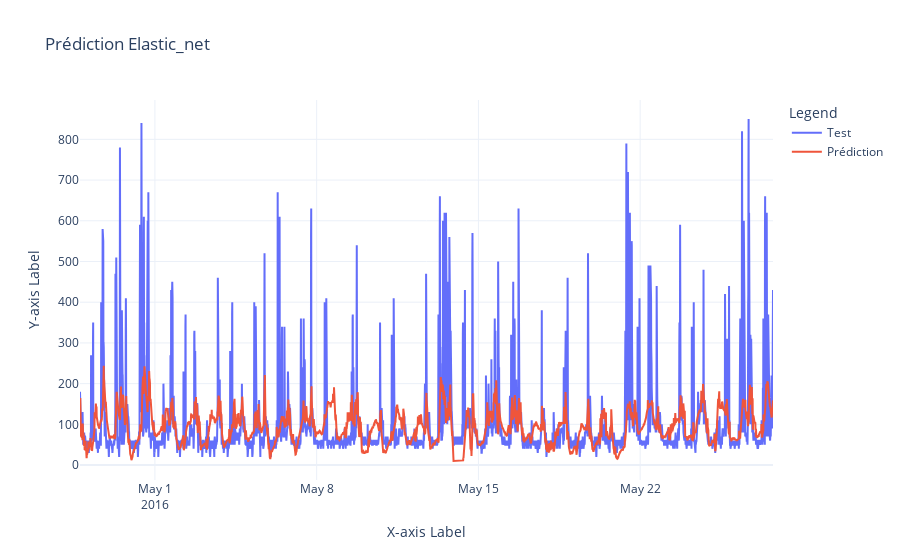

The cell this chart's notebook holds for it:
### Code cell
plot_online_model(model="Elastic_net",l1_ratio=0.9591836734693877,alpha=0.3727593720314942)

### Figure 1 — Plotly figure (JSON) as saved in the notebook; plotly's stock layout.template omitted (floating-point values rounded to 4 significant figures; data arrays with more than 128 entries replaced by an {"elided": "..."} marker saying what was removed)
{"data": [{"mode": "lines", "name": "Test", "type": "scatter", "x": {"elided": "4320 str values"}, "y": {"elided": "4320 int values"}}, {"mode": "lines", "name": "Prédiction", "type": "scatter", "x": {"elided": "4320 str values"}, "y": {"elided": "4320 float values"}}], "layout": {"legend": {"title": {"text": "Legend"}}, "title": {"text": "Prédiction Elastic_net"}, "xaxis": {"title": {"text": "X-axis Label"}}, "yaxis": {"title": {"text": "Y-axis Label"}}}}
